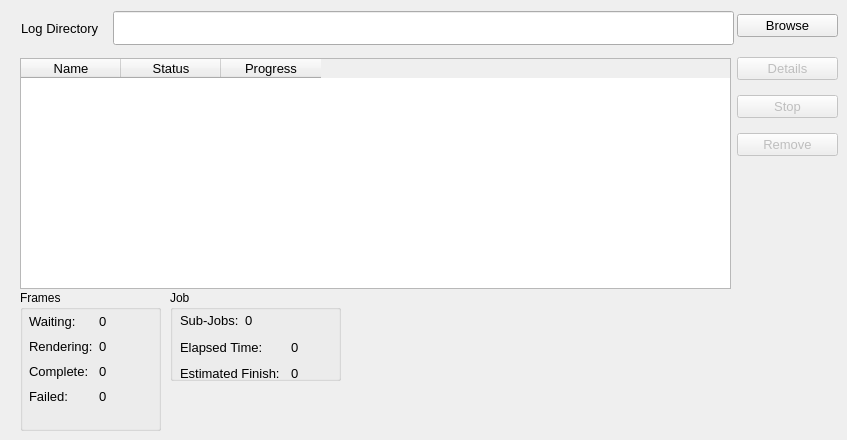
    <widget class="QWidget" name="jobsToolbox">
     <attribute name="title">
      <string>Jobs</string>
     </attribute>
     <attribute name="toolTip">
      <string>View curently active jobs</string>
     </attribute>
     <widget class="QTableWidget" name="currentJobs">
      <property name="geometry">
       <rect>
        <x>20</x>
        <y>58</y>
        <width>711</width>
        <height>231</height>
       </rect>
      </property>
      <property name="font">
       <font>
        <pointsize>10</pointsize>
        <weight>50</weight>
        <bold>false</bold>
       </font>
      </property>
      <property name="mouseTracking">
       <bool>true</bool>
      </property>
      <property name="contextMenuPolicy">
       <enum>Qt::CustomContextMenu</enum>
      </property>
      <property name="editTriggers">
       <set>QAbstractItemView::NoEditTriggers</set>
      </property>
      <property name="alternatingRowColors">
       <bool>true</bool>
      </property>
      <property name="selectionMode">
       <enum>QAbstractItemView::SingleSelection</enum>
      </property>
      <property name="selectionBehavior">
       <enum>QAbstractItemView::SelectRows</enum>
      </property>
      <column>
       <property name="text">
        <string>Name</string>
       </property>
      </column>
      <column>
       <property name="text">
        <string>Status</string>
       </property>
      </column>
      <column>
       <property name="text">
        <string>Progress</string>
       </property>
      </column>
     </widget>
     <widget class="QGroupBox" name="groupBox_2">
      <property name="geometry">
       <rect>
        <x>20</x>
        <y>290</y>
        <width>141</width>
        <height>141</height>
       </rect>
      </property>
      <property name="font">
       <font>
        <weight>50</weight>
        <bold>false</bold>
       </font>
      </property>
      <property name="title">
       <string>Frames</string>
      </property>
      <widget class="QWidget" name="layoutWidget">
       <property name="geometry">
        <rect>
         <x>9</x>
         <y>20</y>
         <width>101</width>
         <height>100</height>
        </rect>
       </property>
       <layout class="QGridLayout">
        <item row="0" column="0">
         <widget class="QLabel" name="label_44">
          <property name="sizePolicy">
           <sizepolicy hsizetype="Fixed" vsizetype="Fixed">
            <horstretch>0</horstretch>
            <verstretch>0</verstretch>
           </sizepolicy>
          </property>
          <property name="font">
           <font>
            <pointsize>10</pointsize>
            <weight>50</weight>
            <bold>false</bold>
           </font>
          </property>
          <property name="text">
           <string>Waiting:</string>
          </property>
         </widget>
        </item>
        <item row="0" column="1">
         <widget class="QLabel" name="jobs_frames_waiting">
          <property name="font">
           <font>
            <pointsize>10</pointsize>
           </font>
          </property>
          <property name="text">
           <string>0</string>
          </property>
         </widget>
        </item>
        <item row="1" column="0">
         <widget class="QLabel" name="label_28">
          <property name="sizePolicy">
           <sizepolicy hsizetype="Fixed" vsizetype="Fixed">
            <horstretch>0</horstretch>
            <verstretch>0</verstretch>
           </sizepolicy>
          </property>
          <property name="font">
           <font>
            <pointsize>10</pointsize>
            <weight>50</weight>
            <bold>false</bold>
           </font>
          </property>
          <property name="text">
           <string>Rendering:</string>
          </property>
         </widget>
        </item>
        <item row="1" column="1">
         <widget class="QLabel" name="jobs_frames_rendering">
          <property name="font">
           <font>
            <pointsize>10</pointsize>
           </font>
          </property>
          <property name="text">
           <string>0</string>
          </property>
         </widget>
        </item>
        <item row="2" column="0">
         <widget class="QLabel" name="label_31">
          <property name="sizePolicy">
           <sizepolicy hsizetype="Fixed" vsizetype="Fixed">
            <horstretch>0</horstretch>
            <verstretch>0</verstretch>
           </sizepolicy>
          </property>
          <property name="font">
           <font>
            <pointsize>10</pointsize>
            <weight>50</weight>
            <bold>false</bold>
           </font>
          </property>
          <property name="text">
           <string>Complete:</string>
          </property>
         </widget>
        </item>
        <item row="2" column="1">
         <widget class="QLabel" name="jobs_frames_complete">
          <property name="font">
           <font>
            <pointsize>10</pointsize>
           </font>
          </property>
          <property name="text">
           <string>0</string>
          </property>
         </widget>
        </item>
        <item row="3" column="0">
         <widget class="QLabel" name="label_32">
          <property name="sizePolicy">
           <sizepolicy hsizetype="Fixed" vsizetype="Fixed">
            <horstretch>0</horstretch>
            <verstretch>0</verstretch>
           </sizepolicy>
          </property>
          <property name="font">
           <font>
            <pointsize>10</pointsize>
            <weight>50</weight>
            <bold>false</bold>
           </font>
          </property>
          <property name="text">
           <string>Failed:</string>
          </property>
         </widget>
        </item>
        <item row="3" column="1">
         <widget class="QLabel" name="jobs_frames_failed">
          <property name="font">
           <font>
            <pointsize>10</pointsize>
           </font>
          </property>
          <property name="text">
           <string>0</string>
          </property>
         </widget>
        </item>
       </layout>
      </widget>
     </widget>
     <widget class="QGroupBox" name="groupBox_4">
      <property name="geometry">
       <rect>
        <x>170</x>
        <y>290</y>
        <width>171</width>
        <height>91</height>
       </rect>
      </property>
      <property name="font">
       <font>
        <weight>50</weight>
        <bold>false</bold>
       </font>
      </property>
      <property name="title">
       <string>Job</string>
      </property>
      <widget class="QWidget" name="layoutWidget">
       <property name="geometry">
        <rect>
         <x>10</x>
         <y>20</y>
         <width>151</width>
         <height>74</height>
        </rect>
       </property>
       <layout class="QGridLayout">
        <item row="0" column="0">
         <widget class="QLabel" name="label_34">
          <property name="font">
           <font>
            <pointsize>10</pointsize>
           </font>
          </property>
          <property name="text">
           <string>Sub-Jobs:</string>
          </property>
         </widget>
        </item>
        <item row="0" column="1" colspan="2">
         <widget class="QLabel" name="jobs_job_subjobs">
          <property name="font">
           <font>
            <pointsize>10</pointsize>
           </font>
          </property>
          <property name="text">
           <string>0</string>
          </property>
         </widget>
        </item>
        <item row="1" column="0" colspan="2">
         <widget class="QLabel" name="jobs_job_estimated_finish_label_2">
          <property name="font">
           <font>
            <pointsize>10</pointsize>
           </font>
          </property>
          <property name="text">
           <string>Elapsed Time:</string>
          </property>
         </widget>
        </item>
        <item row="1" column="2">
         <widget class="QLabel" name="jobs_job_elapsed_time">
          <property name="font">
           <font>
            <pointsize>10</pointsize>
           </font>
          </property>
          <property name="text">
           <string>0</string>
          </property>
         </widget>
        </item>
        <item row="2" column="0" colspan="2">
         <widget class="QLabel" name="jobs_job_estimated_finish_label">
          <property name="font">
           <font>
            <pointsize>10</pointsize>
           </font>
          </property>
          <property name="text">
           <string>Estimated Finish:</string>
          </property>
         </widget>
        </item>
        <item row="2" column="2">
         <widget class="QLabel" name="jobs_job_estimated_finish">
          <property name="font">
           <font>
            <pointsize>10</pointsize>
           </font>
          </property>
          <property name="text">
           <string>0</string>
          </property>
         </widget>
        </item>
       </layout>
      </widget>
     </widget>
     <widget class="QWidget" name="layoutWidget">
      <property name="geometry">
       <rect>
        <x>737</x>
        <y>5</y>
        <width>101</width>
        <height>223</height>
       </rect>
      </property>
      <layout class="QVBoxLayout">
       <item>
        <widget class="QPushButton" name="browseForLogDir">
         <property name="font">
          <font>
           <pointsize>10</pointsize>
           <weight>50</weight>
           <bold>false</bold>
          </font>
         </property>
         <property name="statusTip">
          <string>Browse for a new directory to place log in</string>
         </property>
         <property name="text">
          <string>Browse</string>
         </property>
        </widget>
       </item>
       <item>
        <spacer>
         <property name="orientation">
          <enum>Qt::Vertical</enum>
         </property>
         <property name="sizeType">
          <enum>QSizePolicy::Fixed</enum>
         </property>
         <property name="sizeHint" stdset="0">
          <size>
           <width>20</width>
           <height>5</height>
          </size>
         </property>
        </spacer>
       </item>
       <item>
        <widget class="QPushButton" name="jobsDetails">
         <property name="enabled">
          <bool>false</bool>
         </property>
         <property name="font">
          <font>
           <pointsize>10</pointsize>
           <weight>50</weight>
           <bold>false</bold>
          </font>
         </property>
         <property name="text">
          <string>Details</string>
         </property>
        </widget>
       </item>
       <item>
        <widget class="QPushButton" name="jobsStop">
         <property name="enabled">
          <bool>false</bool>
         </property>
         <property name="font">
          <font>
           <pointsize>10</pointsize>
           <weight>50</weight>
           <bold>false</bold>
          </font>
         </property>
         <property name="text">
          <string>Stop</string>
         </property>
        </widget>
       </item>
       <item>
        <widget class="QPushButton" name="jobsRemove">
         <property name="enabled">
          <bool>false</bool>
         </property>
         <property name="font">
          <font>
           <pointsize>10</pointsize>
           <weight>50</weight>
           <bold>false</bold>
          </font>
         </property>
         <property name="text">
          <string>Remove</string>
         </property>
        </widget>
       </item>
       <item>
        <spacer>
         <property name="orientation">
          <enum>Qt::Vertical</enum>
         </property>
         <property name="sizeType">
          <enum>QSizePolicy::Fixed</enum>
         </property>
         <property name="sizeHint" stdset="0">
          <size>
           <width>20</width>
           <height>60</height>
          </size>
         </property>
        </spacer>
       </item>
      </layout>
     </widget>
     <widget class="QLineEdit" name="logDir">
      <property name="geometry">
       <rect>
        <x>113</x>
        <y>11</y>
        <width>621</width>
        <height>34</height>
       </rect>
      </property>
      <property name="font">
       <font>
        <pointsize>10</pointsize>
        <weight>50</weight>
        <bold>false</bold>
       </font>
      </property>
      <property name="statusTip">
       <string>Directory to send log files to</string>
      </property>
     </widget>
     <widget class="QLabel" name="label_33">
      <property name="geometry">
       <rect>
        <x>21</x>
        <y>3</y>
        <width>91</width>
        <height>50</height>
       </rect>
      </property>
      <property name="font">
       <font>
        <pointsize>10</pointsize>
        <weight>50</weight>
        <bold>false</bold>
       </font>
      </property>
      <property name="text">
       <string>Log Directory</string>
      </property>
     </widget>
    </widget>
